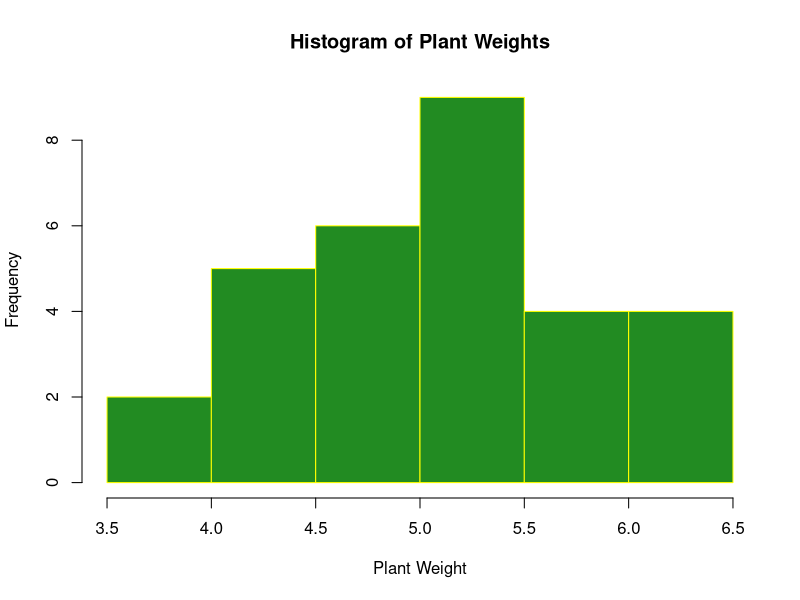

Recreate this plot in R.
## ---- chunk 1
knitr::opts_chunk$set(echo = FALSE)
## ---- chunk 2
summary(PlantGrowth)
## ---- chunk 3
x    <- PlantGrowth$weight


hist(x, col = "#228B22", border = "yellow",
     xlab = "Plant Weight",
     main = "Histogram of Plant Weights")
